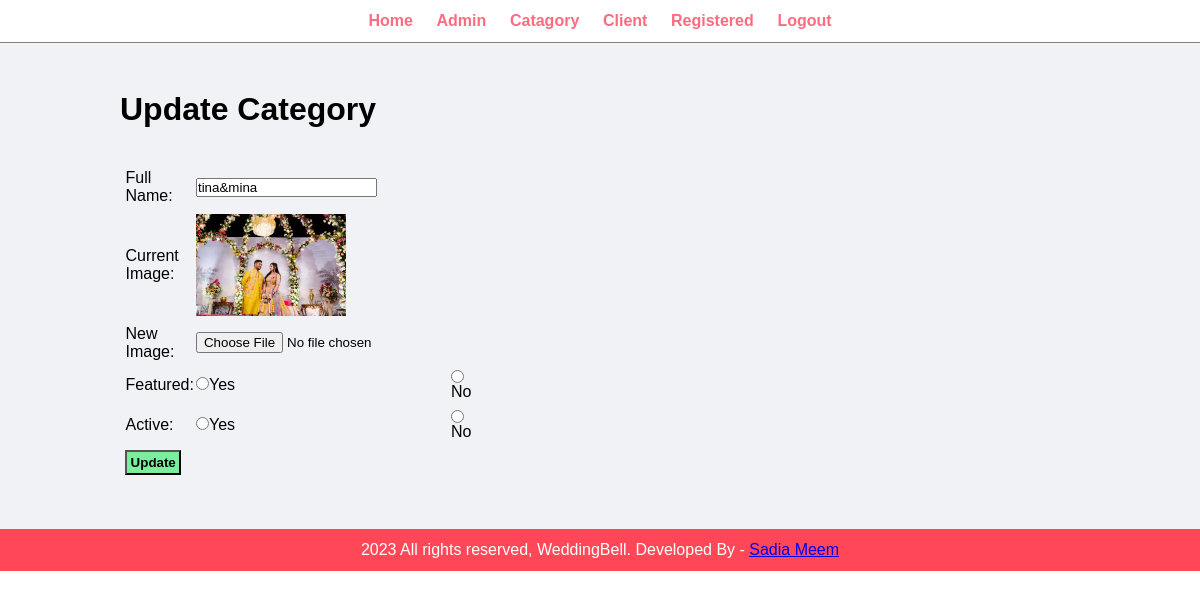
Screenshot of /weddingbell/admin/update-catagory.php?id=13 (signed in) with the database file from the repository.
### tables this page shows
CREATE TABLE `tbl_catagory` (
  `id` int(10) UNSIGNED NOT NULL,
  `name` varchar(100) NOT NULL,
  `image_name` varchar(255) NOT NULL,
  `featured` varchar(10) NOT NULL,
  `active` varchar(10) NOT NULL
);

### weddingbell/admin/update-catagory.php (the view, shortened to what this page needs)
<?php include('partials/menu.php'); ?>
<div class="main-content">
    <div class="wrapper">
        <h1>Update Category</h1>
        <?php
            if(isset($_GET['id']))
            {
                $id = $_GET['id'];
                $sql = "SELECT * FROM tbl_catagory WHERE id=$id";
                $res = mysqli_query($conn, $sql);
                $count = mysqli_num_rows($res);
                if($count==1)
                {
                    $row=mysqli_fetch_assoc($res);
                    $name = $row['name'];
                    $current_image = $row['image_name'];
                }
                else
                {
                    $_SESSION['no-catagory-found'] = "<div class='error'>Catagory </div>";
                    header('location:'.SITEURL.'admin/manage-catagory.php');
                }
            }
            else
            {
                header('location:'.SITEURL.'admin/manage-catagory.php');
            }
        ?>
        <br><br>
        <form action="" method="POST" enctype="multipart/form-data">
            <table class="tbl-30">
                    <tr>
                        <td>Full Name: </td>
                        <td><input type="text" name="name" value="<?php echo $name; ?>"></td>
                    </tr>
                    <tr>
                        <td>Current Image: </td>
                        <td><?php
                                if($current_image != "")
                                {
                                    ?>
                                    <img src="<?php echo SITEURL; ?>images/catagory/<?php echo $current_image; ?>" width="150px">
                                    <?php
                                }
                                else
                                {
                                    echo "<div class='error'>Image not added</div>";
                                }
                            ?>
                        </td>
                    </tr>
                    <tr>
                        <td>New Image: </td>
                        <td><input type="file" name="image"></td>
                    </tr>
                    <tr>
                        <td>Featured: </td>
                        <td><input type="radio" name="featured" value="Yes">Yes</td>
                        <td><input type="radio" name="featured" value="No">No</td>
                    </tr>
                    <tr>
                        <td>Active: </td>
                        <td><input type="radio" name="active" value="Yes">Yes</td>
                        <td><input type="radio" name="active" value="No">No</td>
                    </tr>
                    <tr>
                        <td colspan="2">
                            <input type="submit" name="submit" value="Update" class="btn-secondary">
                        </td>
                    </tr>
                </table>
        </form>
    </div>
</div>
<?php include('partials/footer.php'); ?>

### weddingbell/css/admin.css (style rules this page uses)
* { margin: 0; padding: 0; font-family: Arial, Helvetica, sans-serif; }
.wrapper { padding: 1%; width: 80%; margin: 0 auto; }
.tbl-30 { width: 30%; }
table tr td { padding: 1%; }
.btn-secondary { background-color: #7bed9f; padding: 1%; color: black; text-decoration: none; font-weight: bold; }
.main-content { background-color: #f1f2f6; padding: 3% 0; }

### rows the page displays
tbl_catagory: name "tina&mina", image_name (picture)
